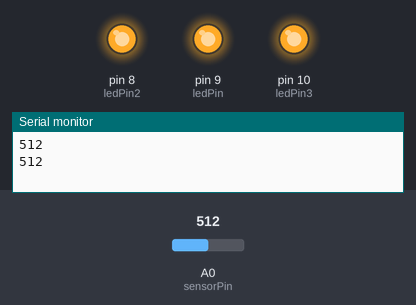
A sketch run on a simulated Arduino Uno, built with avr-gcc and run on an emulated ATmega328P. Shown: output pins drawn as LEDs (lit = HIGH), the last lines printed to the serial monitor. Inputs (shaded band) come from the test bench; at power-on: A0 (sensorPin) = 512.

Above: at 1.8 s.
1.9 s: A0 (sensorPin) set to 130
At 3.7 s:
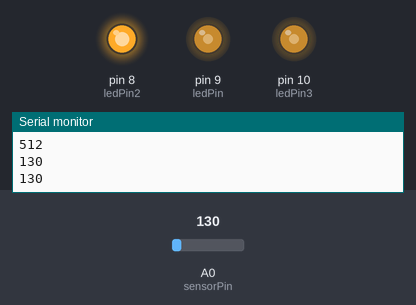
4.5 s: A0 (sensorPin) set to 122
At 7.2 s:
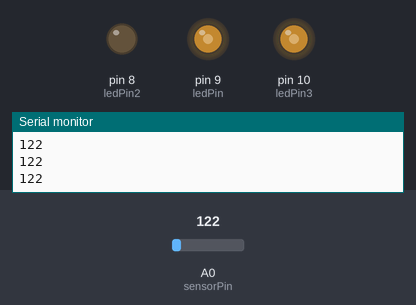
7.5 s: A0 (sensorPin) set to 128
At 9.5 s:
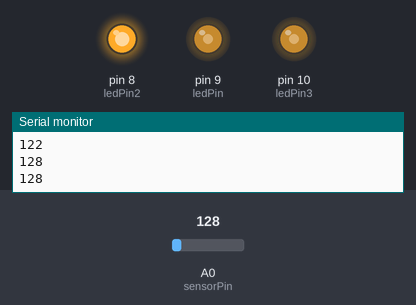
10.5 s: A0 (sensorPin) set to 150
At 11.8 s:
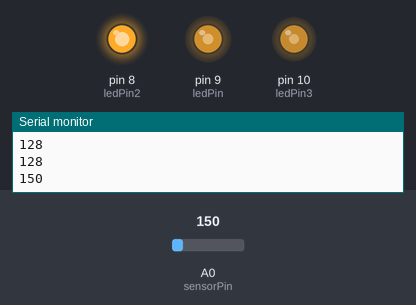
13.5 s: A0 (sensorPin) set to 20
At 15.3 s:
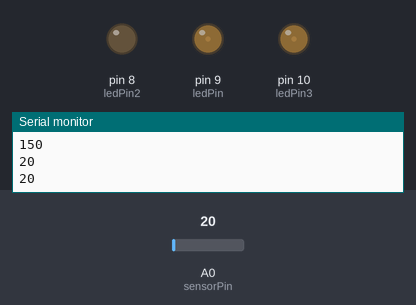
16.5 s: A0 (sensorPin) set to 12
At 17.8 s:
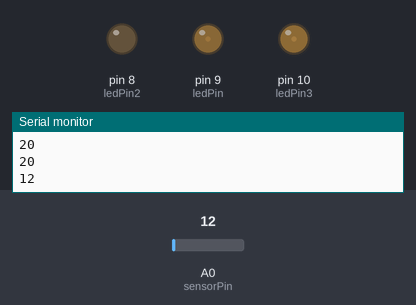
19.5 s: A0 (sensorPin) set to 9
Timing chart, 0 to 22.5 s (numbered marks = the images above; inputs shaded):
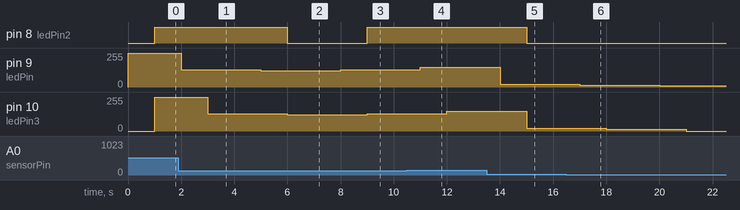

The sketch:

week3-lab04-game.ino
```cpp
const int sensorPin = A0;    // pin that the sensor is attached to
const int ledPin = 9;        // pin that the LED is attached to
const int ledPin2 = 8;
const int ledPin3 = 10;


int sensorValue = 0;         // the sensor value
int sensorMin = 1023;        // minimum sensor value
int sensorMax = 0;           // maximum sensor value


void setup() {
  // turn on LED to signal the start of the calibration period:
  pinMode(ledPin, OUTPUT);
  pinMode(ledPin2, OUTPUT);
  pinMode(ledPin3, OUTPUT);
  Serial.begin(9600);

  // signal the end of the calibration period
  digitalWrite(LED_BUILTIN, LOW);
}

void loop() {
  // read the sensor:
  sensorValue = analogRead(sensorPin);
  Serial.println(sensorValue);

  analogWrite(ledPin, sensorValue);
  delay(1000);

  if ( 30 <= sensorValue <= 140) { //one led is on
    analogWrite(ledPin2, sensorValue);
    analogWrite(ledPin3, sensorValue);
  }

   if (sensorValue <= 10) { //one led is on
    analogWrite(ledPin2, 0);
    analogWrite(ledPin3, 0);
  }


}
```

Measured:
- the behaviour switches between 127 and 128 on A0 (sensorPin) (found by bisection; images 2 and 3)
- after the input at 1.9 s, pin 9 (ledPin): 255/255 → 130/255 after 0.10 s; pin 10 (ledPin3): 255/255 → 130/255 after 1.1 s
- after the input at 4.5 s, pin 8 (ledPin2): HIGH → LOW after 1.5 s; pin 9 (ledPin): 130/255 → 122/255 after 0.50 s; pin 10 (ledPin3): 130/255 → 122/255 after 1.5 s
- after the input at 7.5 s, pin 8 (ledPin2): LOW → HIGH after 1.5 s; pin 9 (ledPin): 122/255 → 128/255 after 0.50 s; pin 10 (ledPin3): 122/255 → 128/255 after 1.5 s
- after the input at 10.5 s, pin 9 (ledPin): 128/255 → 150/255 after 0.50 s; pin 10 (ledPin3): 128/255 → 150/255 after 1.5 s
- after the input at 13.5 s, pin 8 (ledPin2): HIGH → LOW after 1.5 s; pin 9 (ledPin): 150/255 → 20/255 after 0.50 s; pin 10 (ledPin3): 150/255 → 20/255 after 1.5 s
- after the input at 16.5 s, pin 9 (ledPin): 20/255 → 12/255 after 0.51 s; pin 10 (ledPin3): 20/255 → 12/255 after 1.5 s
- after the input at 19.5 s, pin 9 (ledPin): 12/255 → 9/255 after 0.51 s; pin 10 (ledPin3): 12/255 → 0/255 after 1.5 s
